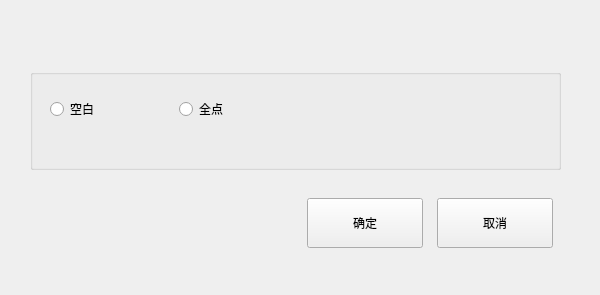
<?xml version="1.0" encoding="UTF-8"?>
<ui version="4.0">
 <class>QCaliBrateMethodApp</class>
 <widget class="QWidget" name="QCaliBrateMethodApp">
  <property name="geometry">
   <rect>
    <x>0</x>
    <y>0</y>
    <width>600</width>
    <height>295</height>
   </rect>
  </property>
  <property name="windowTitle">
   <string>QCaliBrateMethodApp</string>
  </property>
  <widget class="QGroupBox" name="groupBox">
   <property name="geometry">
    <rect>
     <x>30</x>
     <y>69</y>
     <width>531</width>
     <height>101</height>
    </rect>
   </property>
   <property name="title">
    <string/>
   </property>
   <widget class="QWidget" name="" native="true">
    <property name="geometry">
     <rect>
      <x>20</x>
      <y>20</y>
      <width>511</width>
      <height>40</height>
     </rect>
    </property>
    <layout class="QHBoxLayout" name="horizontalLayout">
     <property name="spacing">
      <number>80</number>
     </property>
     <property name="leftMargin">
      <number>0</number>
     </property>
     <property name="topMargin">
      <number>0</number>
     </property>
     <property name="rightMargin">
      <number>0</number>
     </property>
     <property name="bottomMargin">
      <number>0</number>
     </property>
     <item>
      <widget class="QRadioButton" name="blank_Button">
       <property name="text">
        <string>空白</string>
       </property>
      </widget>
     </item>
     <item>
      <widget class="QRadioButton" name="all_Button">
       <property name="text">
        <string>全点</string>
       </property>
      </widget>
     </item>
     <item>
      <spacer name="horizontalSpacer">
       <property name="orientation">
        <enum>Qt::Horizontal</enum>
       </property>
       <property name="sizeHint" stdset="0">
        <size>
         <width>40</width>
         <height>20</height>
        </size>
       </property>
      </spacer>
     </item>
    </layout>
   </widget>
  </widget>
  <widget class="QPushButton" name="ok_Button">
   <property name="geometry">
    <rect>
     <x>307</x>
     <y>198</y>
     <width>116</width>
     <height>50</height>
    </rect>
   </property>
   <property name="text">
    <string>确定</string>
   </property>
   <property name="buttons" stdset="0">
    <string>btn_dlg</string>
   </property>
  </widget>
  <widget class="QPushButton" name="close_Button">
   <property name="geometry">
    <rect>
     <x>437</x>
     <y>198</y>
     <width>116</width>
     <height>50</height>
    </rect>
   </property>
   <property name="text">
    <string>取消</string>
   </property>
   <property name="buttons" stdset="0">
    <string>btn_dlg</string>
   </property>
  </widget>
 </widget>
 <layoutdefault spacing="6" margin="11"/>
 <resources/>
 <connections/>
</ui>
